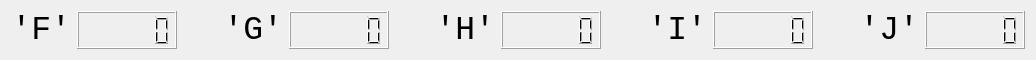
   <widget class="QWidget" name="horizontalLayoutWidget_5">
    <property name="geometry">
     <rect>
      <x>440</x>
      <y>340</y>
      <width>1017</width>
      <height>51</height>
     </rect>
    </property>
    <layout class="QHBoxLayout" name="horizontalLayout_14">
     <item>
      <widget class="QLabel" name="label_F">
       <property name="sizePolicy">
        <sizepolicy hsizetype="Fixed" vsizetype="Fixed">
         <horstretch>0</horstretch>
         <verstretch>0</verstretch>
        </sizepolicy>
       </property>
       <property name="font">
        <font>
         <family>Courier New</family>
         <pointsize>25</pointsize>
         <weight>50</weight>
         <bold>false</bold>
        </font>
       </property>
       <property name="text">
        <string>'F'</string>
       </property>
       <property name="alignment">
        <set>Qt::AlignRight|Qt::AlignTrailing|Qt::AlignVCenter</set>
       </property>
      </widget>
     </item>
     <item>
      <widget class="QLCDNumber" name="lcdNumber_F">
       <property name="sizePolicy">
        <sizepolicy hsizetype="Fixed" vsizetype="Expanding">
         <horstretch>0</horstretch>
         <verstretch>0</verstretch>
        </sizepolicy>
       </property>
       <property name="minimumSize">
        <size>
         <width>100</width>
         <height>0</height>
        </size>
       </property>
       <property name="smallDecimalPoint">
        <bool>true</bool>
       </property>
      </widget>
     </item>
     <item>
      <spacer name="horizontalSpacer_10">
       <property name="orientation">
        <enum>Qt::Horizontal</enum>
       </property>
       <property name="sizeType">
        <enum>QSizePolicy::Fixed</enum>
       </property>
       <property name="sizeHint" stdset="0">
        <size>
         <width>40</width>
         <height>20</height>
        </size>
       </property>
      </spacer>
     </item>
     <item>
      <widget class="QLabel" name="label_G">
       <property name="sizePolicy">
        <sizepolicy hsizetype="Fixed" vsizetype="Fixed">
         <horstretch>0</horstretch>
         <verstretch>0</verstretch>
        </sizepolicy>
       </property>
       <property name="font">
        <font>
         <family>Courier New</family>
         <pointsize>25</pointsize>
         <weight>50</weight>
         <bold>false</bold>
        </font>
       </property>
       <property name="text">
        <string>'G'</string>
       </property>
       <property name="alignment">
        <set>Qt::AlignRight|Qt::AlignTrailing|Qt::AlignVCenter</set>
       </property>
      </widget>
     </item>
     <item>
      <widget class="QLCDNumber" name="lcdNumber_G">
       <property name="sizePolicy">
        <sizepolicy hsizetype="Fixed" vsizetype="Minimum">
         <horstretch>0</horstretch>
         <verstretch>0</verstretch>
        </sizepolicy>
       </property>
       <property name="minimumSize">
        <size>
         <width>100</width>
         <height>0</height>
        </size>
       </property>
       <property name="smallDecimalPoint">
        <bool>true</bool>
       </property>
      </widget>
     </item>
     <item>
      <spacer name="horizontalSpacer_12">
       <property name="orientation">
        <enum>Qt::Horizontal</enum>
       </property>
       <property name="sizeType">
        <enum>QSizePolicy::Fixed</enum>
       </property>
       <property name="sizeHint" stdset="0">
        <size>
         <width>40</width>
         <height>20</height>
        </size>
       </property>
      </spacer>
     </item>
     <item>
      <widget class="QLabel" name="label_H">
       <property name="sizePolicy">
        <sizepolicy hsizetype="Fixed" vsizetype="Fixed">
         <horstretch>0</horstretch>
         <verstretch>0</verstretch>
        </sizepolicy>
       </property>
       <property name="font">
        <font>
         <family>Courier New</family>
         <pointsize>25</pointsize>
         <weight>50</weight>
         <bold>false</bold>
        </font>
       </property>
       <property name="text">
        <string>'H'</string>
       </property>
       <property name="alignment">
        <set>Qt::AlignRight|Qt::AlignTrailing|Qt::AlignVCenter</set>
       </property>
      </widget>
     </item>
     <item>
      <widget class="QLCDNumber" name="lcdNumber_H">
       <property name="sizePolicy">
        <sizepolicy hsizetype="Fixed" vsizetype="Minimum">
         <horstretch>0</horstretch>
         <verstretch>0</verstretch>
        </sizepolicy>
       </property>
       <property name="minimumSize">
        <size>
         <width>100</width>
         <height>0</height>
        </size>
       </property>
       <property name="smallDecimalPoint">
        <bool>true</bool>
       </property>
      </widget>
     </item>
     <item>
      <spacer name="horizontalSpacer_13">
       <property name="orientation">
        <enum>Qt::Horizontal</enum>
       </property>
       <property name="sizeType">
        <enum>QSizePolicy::Fixed</enum>
       </property>
       <property name="sizeHint" stdset="0">
        <size>
         <width>40</width>
         <height>20</height>
        </size>
       </property>
      </spacer>
     </item>
     <item>
      <widget class="QLabel" name="label_I">
       <property name="sizePolicy">
        <sizepolicy hsizetype="Fixed" vsizetype="Fixed">
         <horstretch>0</horstretch>
         <verstretch>0</verstretch>
        </sizepolicy>
       </property>
       <property name="font">
        <font>
         <family>Courier New</family>
         <pointsize>25</pointsize>
         <weight>50</weight>
         <bold>false</bold>
        </font>
       </property>
       <property name="text">
        <string>'I'</string>
       </property>
       <property name="alignment">
        <set>Qt::AlignRight|Qt::AlignTrailing|Qt::AlignVCenter</set>
       </property>
      </widget>
     </item>
     <item>
      <widget class="QLCDNumber" name="lcdNumber_I">
       <property name="sizePolicy">
        <sizepolicy hsizetype="Fixed" vsizetype="Minimum">
         <horstretch>0</horstretch>
         <verstretch>0</verstretch>
        </sizepolicy>
       </property>
       <property name="minimumSize">
        <size>
         <width>100</width>
         <height>0</height>
        </size>
       </property>
       <property name="smallDecimalPoint">
        <bool>true</bool>
       </property>
      </widget>
     </item>
     <item>
      <spacer name="horizontalSpacer_11">
       <property name="orientation">
        <enum>Qt::Horizontal</enum>
       </property>
       <property name="sizeType">
        <enum>QSizePolicy::Fixed</enum>
       </property>
       <property name="sizeHint" stdset="0">
        <size>
         <width>40</width>
         <height>20</height>
        </size>
       </property>
      </spacer>
     </item>
     <item>
      <widget class="QLabel" name="label_J">
       <property name="sizePolicy">
        <sizepolicy hsizetype="Fixed" vsizetype="Fixed">
         <horstretch>0</horstretch>
         <verstretch>0</verstretch>
        </sizepolicy>
       </property>
       <property name="font">
        <font>
         <family>Courier New</family>
         <pointsize>25</pointsize>
         <weight>50</weight>
         <bold>false</bold>
        </font>
       </property>
       <property name="layoutDirection">
        <enum>Qt::LeftToRight</enum>
       </property>
       <property name="text">
        <string>'J'</string>
       </property>
       <property name="alignment">
        <set>Qt::AlignRight|Qt::AlignTrailing|Qt::AlignVCenter</set>
       </property>
      </widget>
     </item>
     <item>
      <widget class="QLCDNumber" name="lcdNumber_J">
       <property name="sizePolicy">
        <sizepolicy hsizetype="Fixed" vsizetype="Minimum">
         <horstretch>0</horstretch>
         <verstretch>0</verstretch>
        </sizepolicy>
       </property>
       <property name="minimumSize">
        <size>
         <width>100</width>
         <height>0</height>
        </size>
       </property>
       <property name="smallDecimalPoint">
        <bool>true</bool>
       </property>
      </widget>
     </item>
    </layout>
   </widget>
